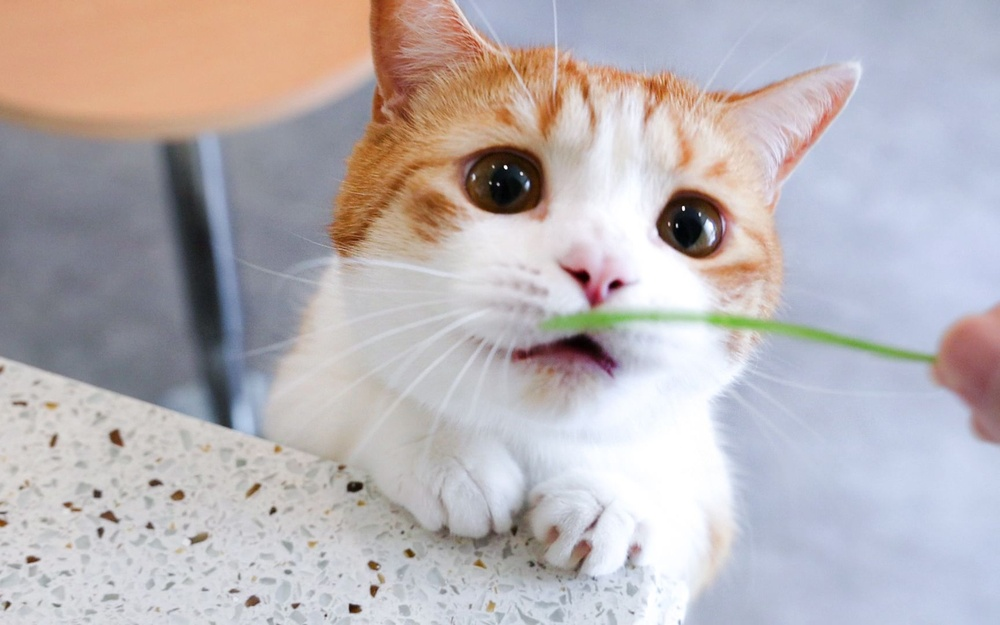
#> input picture PCA_SVD/pic/cat.jpg, 1000 x 625 px, shrunk from 1728 x 1080 before the run, found by its file name
$ jupyter execute SVD.ipynb
#> lines starting #> are read from the running program, lines starting #| are printed output that depends on the picture
### 1.特征分解

&emsp;&emsp;特征分解是使用最广的矩阵分解之一，即将矩阵分解成特征向量和特征值；方阵A的特征向量是指与A相乘后相当于对该向量进行缩放的非零向量v。

$$Av = \lambda v \tag{1-1}$$

&emsp;&emsp;标量$\lambda$被称为这个特征向量对应的特征值。假设矩阵A有n个线性无关的特征向量${v^{1},v^{2},...,v^{n}}$,对应特征值${\lambda_{1},...,\lambda_{n}}$。将特征向量连接成一个矩阵，使得每一列是一个特征向量:$V = [v^{1},...,v^{n}]$，同时可以将特征值连接成一个向量$\lambda = {\lambda_{1},...,\lambda_{n}}$，因此A的特征分解可以记做:

$$A = Vdiag(\lambda)V^{-1} \tag{1-2}$$

&emsp;&emsp;线性变换的本质是将原先的网格进行拉伸，而特征值，特征向量的意义是找到拉伸后的向量方向和原来的方向没有变化，只有数值上的变化。对于一般的矩阵而言，特征向量不一定是正交的。

&emsp;&emsp;**如果矩阵是对称的，对称矩阵的特征向量是正交的。**

&emsp;&emsp;一般会把这n个特征向量标准化，即满足$||w_{i}||_{2} = 1$，此时W的n个特征向量为标准正交基，满足$W^{T}W = I$，即$W^{T} = W^{-1}$。

&emsp;&emsp;这样特征分解表达式可以写成
$$A = Vdiag(\lambda)V^{T}\tag{1-3}$$

&emsp;&emsp;注意到此时的特征分解，矩阵A为方阵，如果矩阵A的行列数不相同，是否可以继续分解？接下来就是SVD分解。

### 2.奇异值分解（SVD）
&emsp;&emsp;假设矩阵A是2 \* 2矩阵，那么寻找的特征向量就是寻找两个线性变化后方向不变的向量，如果A不是对称矩阵，那么得到的两个特征向量不正交，如果A矩阵是对称矩阵，那么得到的特征向量是正交的。

&emsp;&emsp;SVD在2\*2矩阵下的几何学本质：对于任意的2*2矩阵，能招待一个正交的网络，被转换到另外一个正交网络。即通过某种方式，挑出两个单位向量$v_{1},v_{2}$，它们是正交的，向量$Mv_{1},Mv_{2}$也是正交的。用$u_{1},u_{2}$代表向量$Mv_{1},Mv_{2}$方向的单位向量，用$\sigma_{1},\sigma_{2}$代表向量$Mv_{1},Mv_{2}$的长度，它们描述网格在这些方向上的拉伸量，这些数字称为M的奇异值。

&emsp;&emsp;因此有

$$Mv_{1} = \sigma_{1}u_{1}$$
$$Mv_{2} = \sigma_{2}u_{2}$$

&emsp;&emsp;接下来说明一下矩阵M是如何处理向量X的，因为单位向量$v_{1},v_{2}$是正交的，所以有

$$x = (v_{1}.x)v_{1} + (v_{2}.x)v_{2}$$

&emsp;&emsp;因此有

$$Mx = (v_{1}.x)Mv_{1} + (v_{2}.x)Mv_{2}$$
$$Mx = (v_{1}.x)\sigma_{1}u_{1} + (v_{2}.x)\sigma_{2}u_{2}$$

&emsp;&emsp;其中内积dot product操作可以用矩阵转置实现

$$v.x = v^{T}x$$

&emsp;&emsp;从而导出

$$Mx = u_{1}\sigma_{1}v_{1}^{T}x + u_{2}\sigma_{2}v_{2}^{T}x$$
$$M = u_{1}\sigma_{1}v_{1}^{T} + u_{2}\sigma_{2}v_{2}^{T}$$

&emsp;&emsp;上述表达式可以简写成

$$M = U\sigma V^{T}$$

&emsp;&emsp;其中U是由向量$u_{1},u_{2}$(作为列)组成的矩阵，$\sigma$是对角矩阵，对象线上的值是$\sigma_{1},\sigma_{2}$，V是向量$v_{1},v_{2}$(作为列)组成的矩阵。

&emsp;&emsp;上面显示了如何将矩阵M分解为三矩阵的积：V描述在domain中的规范正交积，U描述co-domain中的规范正交基，$\sigma$描述在V中的向量在U中的拉伸量。

&emsp;&emsp;**SVD的思考：**
1. 如果把每个矩阵看作是一种转换动作，可以描述为：先旋转，然后拉伸展，然后再一次旋转
2. SVD的idea是：在向量空间$R^{n},R^{m}$上选择正确的基，每个m*n矩阵均可对角线化。问题是如何找到这些基

### 3.SVD定义
&emsp;&emsp;上面的SVD是基于方阵进行思考的，此时进行扩展，如果矩阵不是方阵，依然可以用SVD进行分解，假设矩阵是一个m \* n的矩阵，那么定义矩阵A的SVD为:

$$A = U\sigma V^{T}$$

&emsp;&emsp;其中U是一个m * m的矩阵，$\sigma$是一个m * n矩阵，除了主对角线上的元素以外全为0，主对角线上的每个元素都称为奇异值，V是一个n * n矩阵，U和V都是正交矩阵，即满足$U^{T}U = E,v^{T}V = E$

&emsp;&emsp;那么如何计算SVD分解后的三个矩阵？

&emsp;&emsp;如果我们将A的转置和A做矩阵乘法，那么会得到n * n的一个方阵$A^{T}A$。既然$A^{T}A$是方阵，那么我们就可以进行特征分解，得到的特征值和特征向量满足下式：

$$(A^{T}A)v_{i} = \sigma{i}v_{i}$$

&emsp;&emsp;这样我们就可以得到矩阵$A^{T}A$的n个特征值和对应的n个特征向量v了。将$A^{T}A$的所有特征向量张成一个n * n的矩阵V，就是我们SVD公式里面的V矩阵了。一般我们将V中的每个特征向量叫做A的右奇异向量。

&emsp;&emsp;如果我们将A和A的转置做矩阵乘法，那么会得到m * m的一个方阵$AA^{T}$。既然$AA^{T}$是方阵，那么我们就可以进行特征分解，得到的特征值和特征向量满足下式：

$$(AA^{T}A)u_{i} = \sigma{i}u_{i}$$

&emsp;&emsp;这样我们就可以得到矩阵$AA^{T}$的m个特征值和对应的m个特征向量u了。将$AA^{T}$的所有特征向量张成一个𝑚×𝑚的矩阵U，就是我们SVD公式里面的U矩阵了。一般我们将U中的每个特征向量叫做A的左奇异向量。

&emsp;&emsp;U和V我们都求出来了，现在就剩下奇异值矩阵$\sigma$没有求出了。由于$\sigma$除了对角线上是奇异值其他位置都是0，那我们只需要求出每个奇异值$\sigma$就可以了。

$$A = U\sigma V^{T} => A^{T} = V\sigma^{T}U^{T} => A^{T}A = V\sigma^{T}U^{T}U\sigma V^{T} = V\sigma^{2}V^{T}$$

$$A^{T}AV = \sigma^{2}V$$

&emsp;&emsp;可以看出$A^{T}A$的特征值矩阵等于奇异值矩阵的平方，也就是说特征值和奇异值满足如下关系:

$$\sigma_{i} = \sqrt{\lambda_{i}}$$

&emsp;&emsp;即可以通过求$A^{T}A$的特征值取平方根求A的奇异值。

**总结**

&emsp;&emsp;按照物理思想，再复杂的力也可以进行分解，其中可能某个方向的力特别大，某个方向的力特别小，矩阵也是一样，奇异值大的代表在这个方向上拉伸的多，即更重要，如果较小，表明信息很小，其中奇异值可以表示信息的多少，奇异值越大表示代表的信息越多。

[cell 1]
import numpy as np

U,Sigma,VT = np.linalg.svd([[1,1],[7,7]])

[cell 2]
U

[cell 3]
Sigma

[cell 4]
VT

[cell 5]
import numpy as np
from PIL import Image

def svd_restore(sigma, u, v, K):
    K = min(len(sigma)-1, K)            #当K超过sigma的长度时会造成越界
    m = len(u)
    n = v[0].size
    SigRecon = np.zeros((m, n))         #新建一int矩阵，储存恢复的灰度图像素
    for k in range(K+1):                #计算X=u*sigma*v
        for i in range(m):
            SigRecon[i] += sigma[k] * u[i][k] * v[k]
    SigRecon = SigRecon.astype('uint8') #计算得到的矩阵还是float型，需要将其转化为uint8以转为图片
    Image.fromarray(SigRecon).save("svd_" + str(K) + "_" +image_file) #保存灰度图

image_file = 'cat.jpg'
im = Image.open(image_file)    #打开图像文件
#> im is the input picture: PIL image 1000x625 RGB; mean R, G, B 185.1, 178.7, 181.6
im = im.convert('L')           #将原图像转化为灰度图
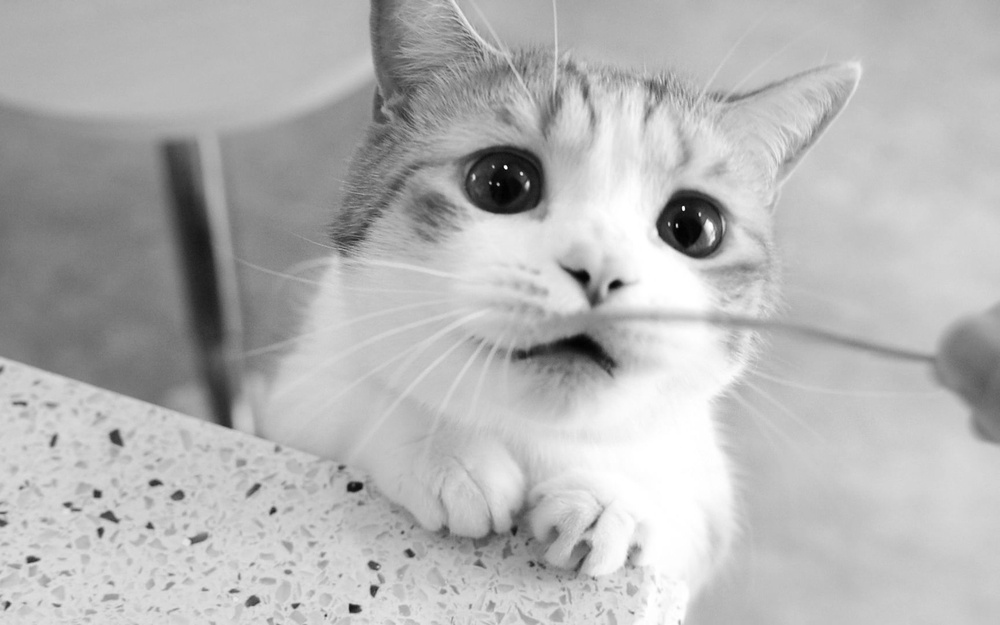
#> im: PIL image 1000x625 L; min 0, max 255, mean 180.9
im.save("Gray_" + image_file)  #保存灰度图
w, h = im.size                 #得到原图的长与宽
#> w = 1000; h = 625
print('size -> w:%d\th:%d'%(w,h))
#| size -> w:1000	h:625
dt = np.zeros((w, h), 'uint8') #新建一int矩阵，储存灰度图各像素点数据
for i in range(w):             #逐像素点复制，由于直接对im.getdata()进行数据类型转换会有偏差
    for j in range(h):
        dt[i][j] = im.getpixel((i, j))
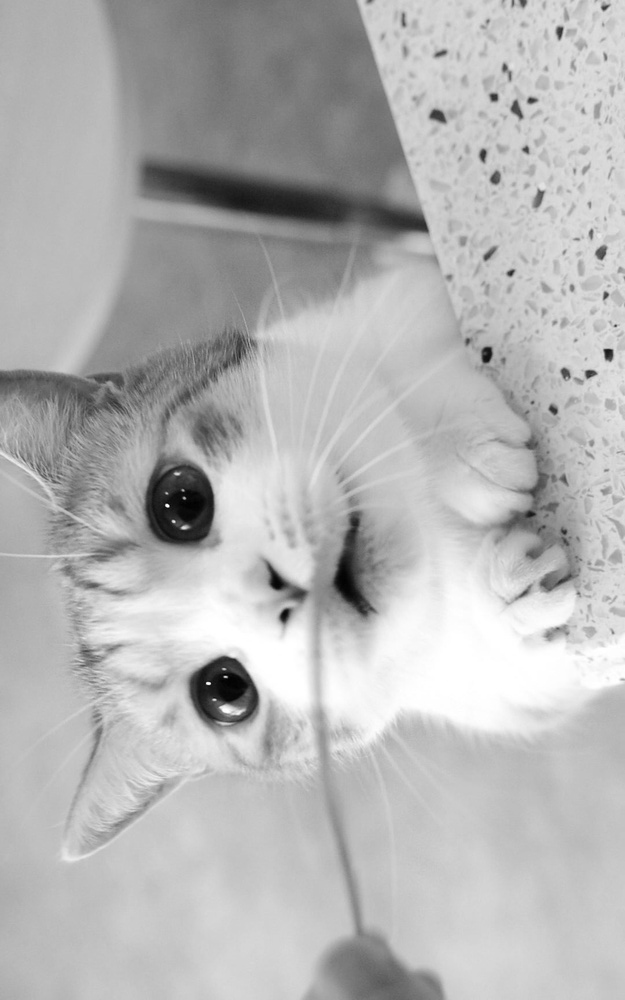
#> dt: shape (1000, 625); min 0, max 255, mean 180.9
dt = dt.transpose()            #复制过来的图像是原图的翻转，因此将其再次翻转到正常角度
u, sigma, v = np.linalg.svd(dt)#调用numpy库进行SVM
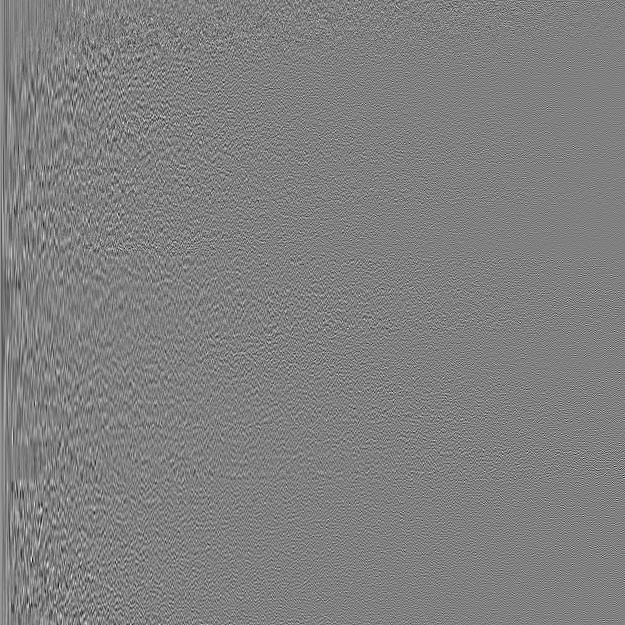
#> u: shape (625, 625) float64; min -0.239, max 0.235, mean 5.86e-05; drawn with min black and max white
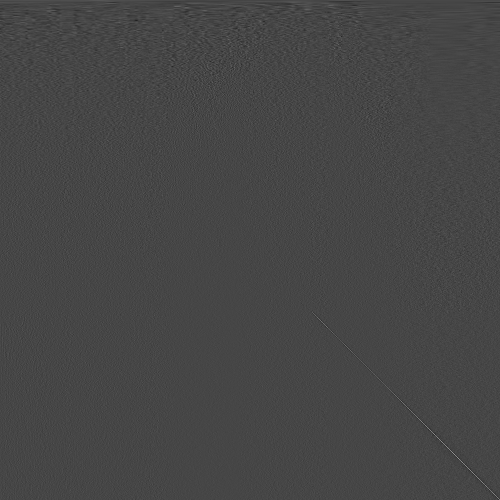
#> v: shape (1000, 1000) float64 (shown at 1/2 size); min -0.27, max 0.709, mean 3.19e-05; drawn with min black and max white
#> sigma = 625 values, max 144332 at index 0, min 3.79 at index 624, mean 505.4
u = np.array(u)                #转为array格式，方便进行乘法运算
v = np.array(v)
sigma_len = len(sigma)
#> sigma_len = 625
print('sigma length :%d'%sigma_len)
#| sigma length :625
for k in [1, 10, 20, 30, 50, 80, 100, 150, 200, 300, 500]:
    svd_restore(sigma, u, v, k)#使用前k个奇异值进行恢复
#> this loop made 11 passes
#> K in svd_restore on passes 1 to 11: 1, 10, 20, 30, 50, 80, 100, 150, 200, 300, 500
#> pass 1, in svd_restore, `Image.fromarray(SigRecon).save("svd_" + str(K) + "_" +image_file)`:
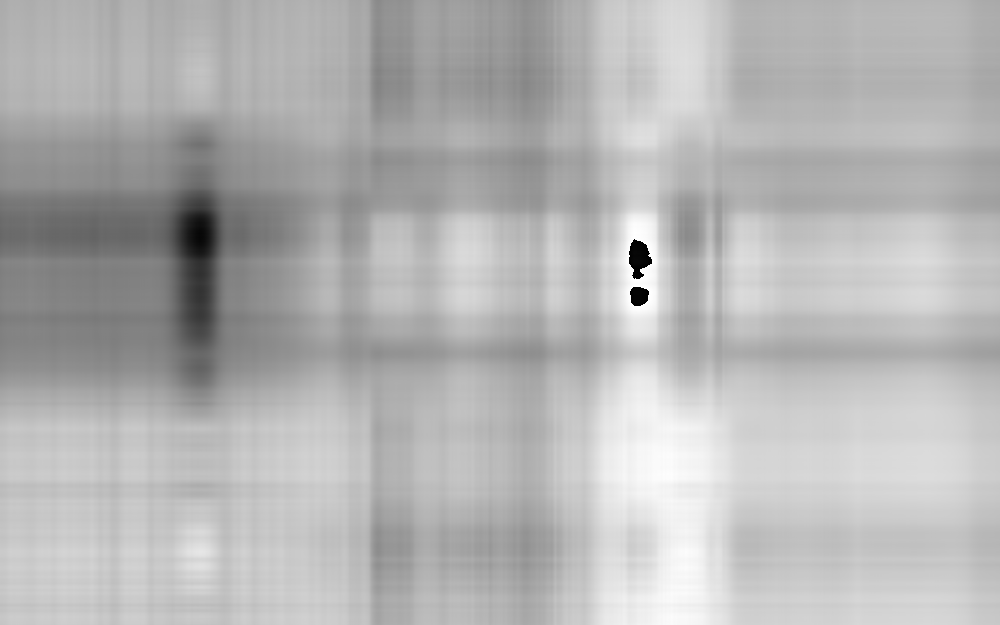
#> saved as svd_1_cat.jpg: PIL image 1000x625 L; min 0, max 255, mean 180.1
#> pass 2, in svd_restore (call 2), `Image.fromarray(SigRecon).save("svd_" + str(K) + "_" +image_file)`:
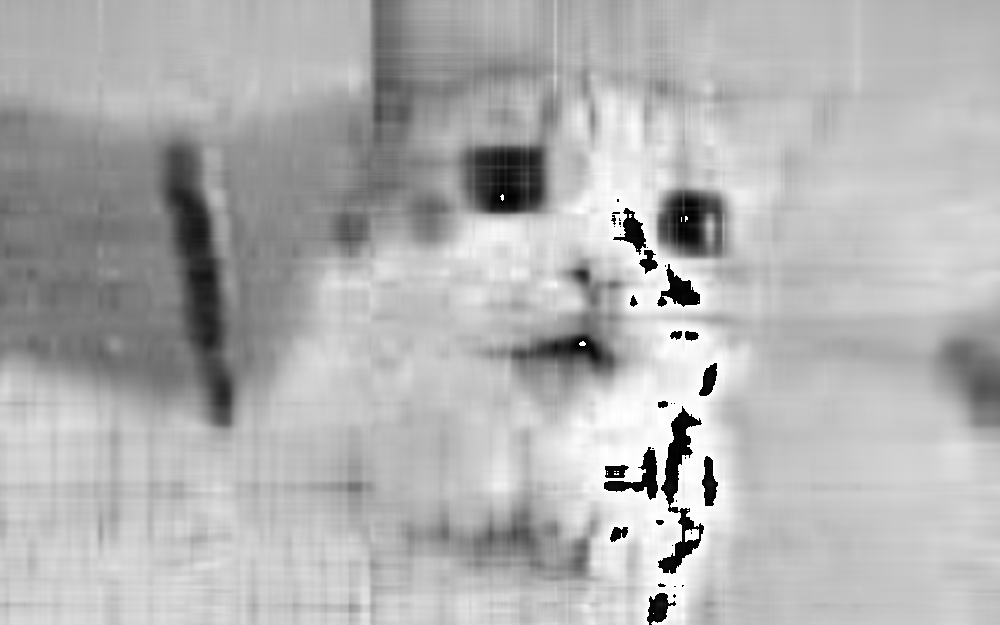
#> saved as svd_10_cat.jpg: PIL image 1000x625 L; min 0, max 255, mean 177.5
